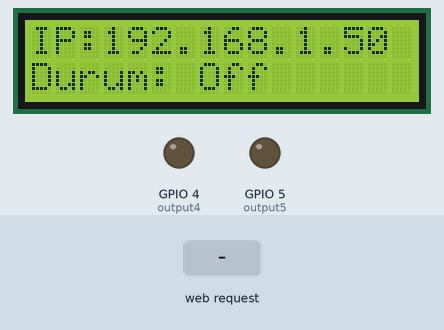
Simulated run of this sketch. Board: ESP8266 (NodeMCU). Shown: 16×2 character LCD, output pins drawn as LEDs (lit = HIGH). The inputs (shaded band) are chosen by the test bench. WiFi joins after 1.5 s; servers stay silent unless stated; what the sketch prints to the serial monitor is not drawn.

Above: at 2.7 s.
2.8 s: HTTP request GET /5/on received
At 3.7 s:
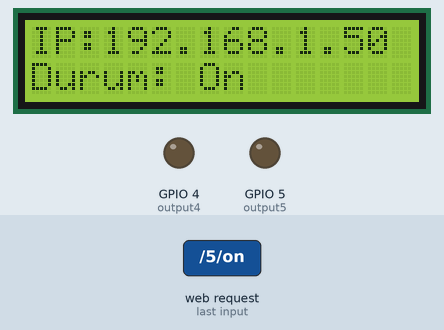
5.8 s: HTTP request GET /5/off received
At 7.5 s:
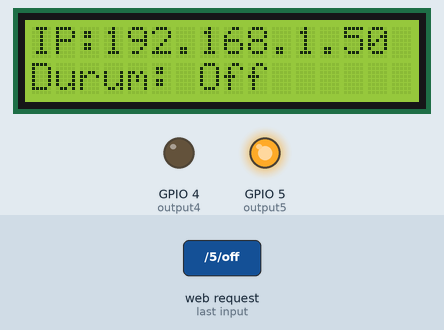
8.8 s: HTTP request GET /5/off received
11.8 s: HTTP request GET /4/on received
At 12.6 s:
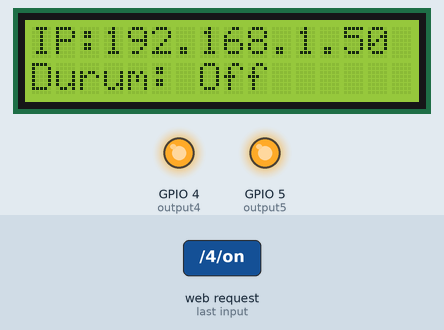
14.8 s: HTTP request GET /5/on received
At 15.8 s:
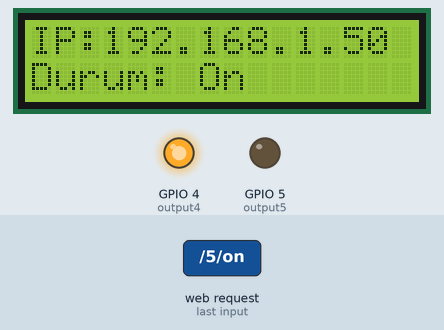
16.6 s: HTTP request GET /4/off received
At 17.0 s:
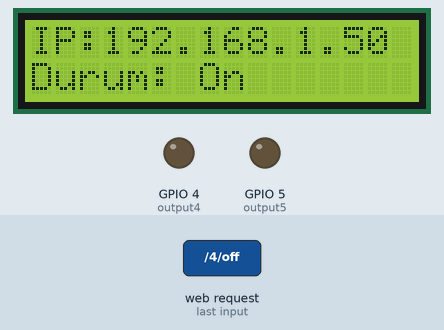
Timing chart, 0 to 19.6 s (numbered marks = the images above; inputs shaded):
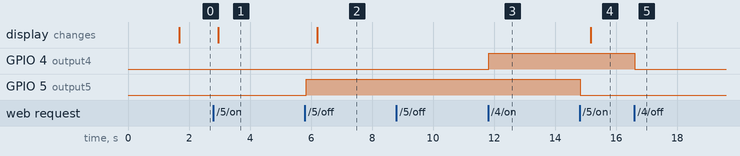

Measured:
- after the input at 2.8 s, the display: changes after 0.16 s (image 1)
- after the input at 5.8 s, GPIO 5 (output5): LOW → HIGH at once; the display: changes after 0.40 s (image 2)
- after the input at 8.8 s, every drawn part: stays the same
- after the input at 11.8 s, GPIO 4 (output4): LOW → HIGH at once
- after the input at 14.8 s, GPIO 5 (output5): HIGH → LOW at once; the display: changes after 0.37 s (image 4)
- after the input at 16.6 s, GPIO 4 (output4): HIGH → LOW at once

The sketch:

NTR.ino
```cpp
#include <ESP8266WiFi.h>
#include <WiFiClient.h>
#include <ESP8266WebServer.h>
#include <ESP8266mDNS.h>

#include <LiquidCrystal_I2C.h>
#include <Wire.h>

LiquidCrystal_I2C lcd(0x27, 16, 2);


// Lütfen wifi şifrenizi ve ssid adınızı doldurunuz
const char* ssid     = "******";
const char* password = "******";

// Web sunucusunun portu 80 olarak ayarlandı
WiFiServer server(80);

// HTTP Request başlığı
String header;

// Output durumları
String output5State = "Off";
String output4State = "off";

// Output GPIO çıkış portları
const int output5 = 5;
const int output4 = 4;

// Şuanki zaman
unsigned long currentTime = millis();

unsigned long previousTime = 0;

const long timeoutTime = 2000;

// İlk kurulum işlemini başlatıyoruz
void setup() {
  Serial.begin(115200);

  pinMode(output5, OUTPUT);
  pinMode(output4, OUTPUT);

  digitalWrite(output5, LOW);
  digitalWrite(output4, LOW);


  Serial.print("Connecting to ");
  Serial.println(ssid);
  WiFi.begin(ssid, password);
  while (WiFi.status() != WL_CONNECTED) {
    delay(500);
    Serial.print(".");
  }

  Serial.println("");
  Serial.println("WiFi connected.");
  Serial.println("IP address: ");
  Serial.println(WiFi.localIP());

  // LCD Ekrana ip yazdırma

  Wire.begin(2, 0);
  lcd.begin();
  lcd.home();
  lcd.setCursor(0,0);
  lcd.print("IP:" + WiFi.localIP().toString());
  lcd.setCursor(0,1);
  lcd.print("Durum: Off");
  server.begin();
}

// Loop döngüsü başlangıcı
void loop(){

  Wire.begin(2, 0);
  lcd.begin();
  lcd.home();
  lcd.setCursor(0,1);
              lcd.print("Durum: " + output5State);
  lcd.setCursor(0,0);
  lcd.print("IP:" + WiFi.localIP().toString());
  WiFiClient client = server.available();

  if (client) {
    Serial.println("New Client.");
    String currentLine = "";
    currentTime = millis();
    previousTime = currentTime;
    while (client.connected() && currentTime - previousTime <= timeoutTime) {
      currentTime = millis();
      if (client.available()) {
        char c = client.read();
        Serial.write(c);
        header += c;
        if (c == '\n') {

          if (currentLine.length() == 0) {

            client.println("HTTP/1.1 200 OK");
            client.println("Content-type:text/html");
            client.println("Connection: close");
            client.println();

            // Bu kısım birazcık hazır :)

            if (header.indexOf("GET /5/on") >= 0) {
              Serial.println("GPIO 5 on");
              lcd.setCursor(0,1);
              lcd.print("Durum: " + output5State);
              output5State = "On";
              digitalWrite(output5, LOW);
            } else if (header.indexOf("GET /5/off") >= 0) {
              Serial.println("GPIO 5 off");
              lcd.setCursor(0,1);
              lcd.print("Durum: " + output5State);
              output5State = "Off";
              digitalWrite(output5, HIGH);
            } else if (header.indexOf("GET /4/on") >= 0) {
              Serial.println("GPIO 4 on");
              output4State = "on";
              digitalWrite(output4, HIGH);
            } else if (header.indexOf("GET /4/off") >= 0) {
              Serial.println("GPIO 4 off");
              output4State = "off";
              digitalWrite(output4, LOW);
            }

            // HTML Sayfa kodları
            client.println("<!DOCTYPE html><html>");
            client.println("<head><meta name=\"viewport\" content=\"width=device-width, initial-scale=1\">");
            client.println("<link rel=\"icon\" href=\"data:,\">");
            client.println("<title>UTKU'nun Web Sunucusu</title>");
           // CSS Kodları || Geliştirilebilir
            client.println("<style>html { font-family: Helvetica; display: inline-block; margin: 0px auto; text-align: center;}");
            client.println(".button { background-color: #226a19; border: none; color: white; padding: 16px 40px;");
            client.println("text-decoration: none; font-size: 30px; margin: 2px; cursor: pointer;}");
            client.println(".button2 {background-color: #6a1d19;} .menucolor {     background-color: #345a6c;     float: left;     z-index: -1;     height: 68px;     width: 100%;     position: absolute;     opacity: .3;     filter: alpha(opacity=30); } .menu {     float: left;     width: 100%;     margin: 0;     }</style></head>");


            client.println("<body><h1>UTKU'nun Web Sunucusu</h1>");


            client.println("<p>Rolenin durumu - " + output5State + "</p>");

            if (output5State=="Off") {
              client.println("<p><a href=\"/5/on\"><button class=\"button\">ON</button></a></p>");
            } else {
              client.println("<p><a href=\"/5/off\"><button class=\"button button2\">OFF</button></a></p>");
            }


            client.println("</body></html>");


            client.println();

            break;
          } else {
            currentLine = "";
          }
        } else if (c != '\r') {
          currentLine += c;
        }
      }
    }

    header = "";

    client.stop();
    Serial.println("Client disconnected.");
    Serial.println("");
  }
}
```
